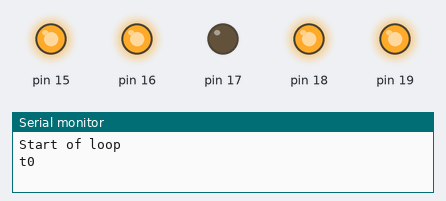
The sketch below on a simulated Arduino Uno, built with avr-gcc and run on an emulated ATmega328P. On the bench: output pins drawn as LEDs (lit = HIGH), the last lines printed to the serial monitor.

Above: at 0.7 s.
At 2.2 s:
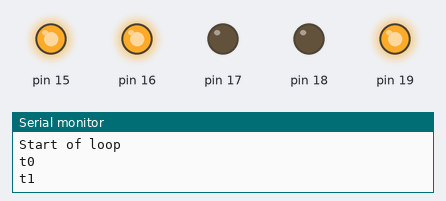
At 3.7 s:
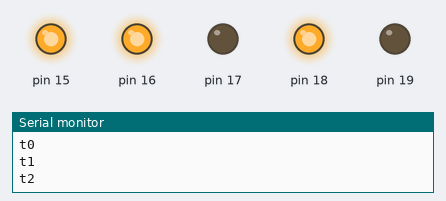
At 5.2 s:
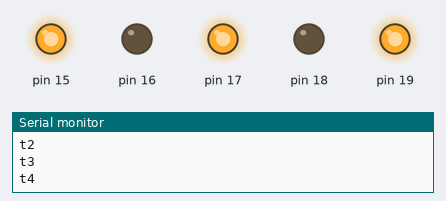
At 6.7 s:
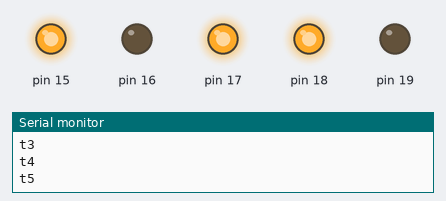
Timing chart, 0 to 9.8 s (numbered marks = the images above):
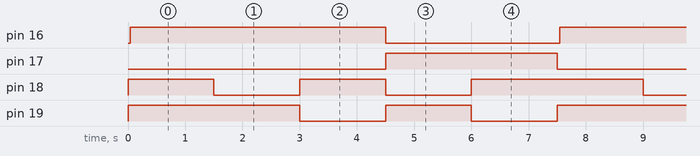

Measured:
- by itself, pin 16: alternates HIGH for 4.5 s and LOW for 3.0 s
- by itself, pin 17: alternates HIGH for 3.0 s and LOW for 4.5 s
- by itself, pin 18, pin 19: repeats every 7.5 s: HIGH 1.5 s, LOW 1.5 s, HIGH 3.0 s, LOW 1.5 s

The sketch:

20221115.ino
```cpp
const int data16 = 13;
const int data17 = 14;
const int data18 = 15;
const int data19 = 16;


const int en00p = 17;
const int en00n = 18;
const int en01p = 19;
const int en01n = 20;
const int en10p = 21;
const int en10n = 22;
const int en11p = 23;
const int en11n = 24;


void setup() {
  Serial.begin(115200);
  pinMode(15, OUTPUT);
  pinMode(16, OUTPUT);
  pinMode(17, OUTPUT);
  pinMode(18, OUTPUT);
  pinMode(19, OUTPUT);

  digitalWrite(15, HIGH);
  digitalWrite(16, HIGH);
  digitalWrite(17, HIGH);
  digitalWrite(18, HIGH);
  digitalWrite(19, HIGH);
}

void loop() {

  Serial.println("Start of loop");
  digitalWrite(16, HIGH);
  digitalWrite(16, LOW);
  digitalWrite(16, HIGH);
  digitalWrite(16, LOW);
  digitalWrite(16, HIGH);
  digitalWrite(16, LOW);

  Serial.println("t0");
  digitalWrite(16, HIGH);
  digitalWrite(17, LOW);
  digitalWrite(18, HIGH);
  digitalWrite(19, HIGH);
  delay(1500);

  Serial.println("t1");
  digitalWrite(18, LOW);
  delay(1500);

  Serial.println("t2");
  digitalWrite(18, HIGH);
  digitalWrite(19, LOW);
  delay(1500);

  Serial.println("t3");
  digitalWrite(19, HIGH);
  digitalWrite(16, LOW);
  digitalWrite(17, HIGH);

  Serial.println("t4");
  digitalWrite(18, LOW);
  delay(1500);

  Serial.println("t5");
  digitalWrite(18, HIGH);
  digitalWrite(19, LOW);
  delay(1500);

  Serial.println("end of loop");
  digitalWrite(16, LOW);
  digitalWrite(17, LOW);
  digitalWrite(18, LOW);
  digitalWrite(19, LOW);
  //delay(5000);
}
```
